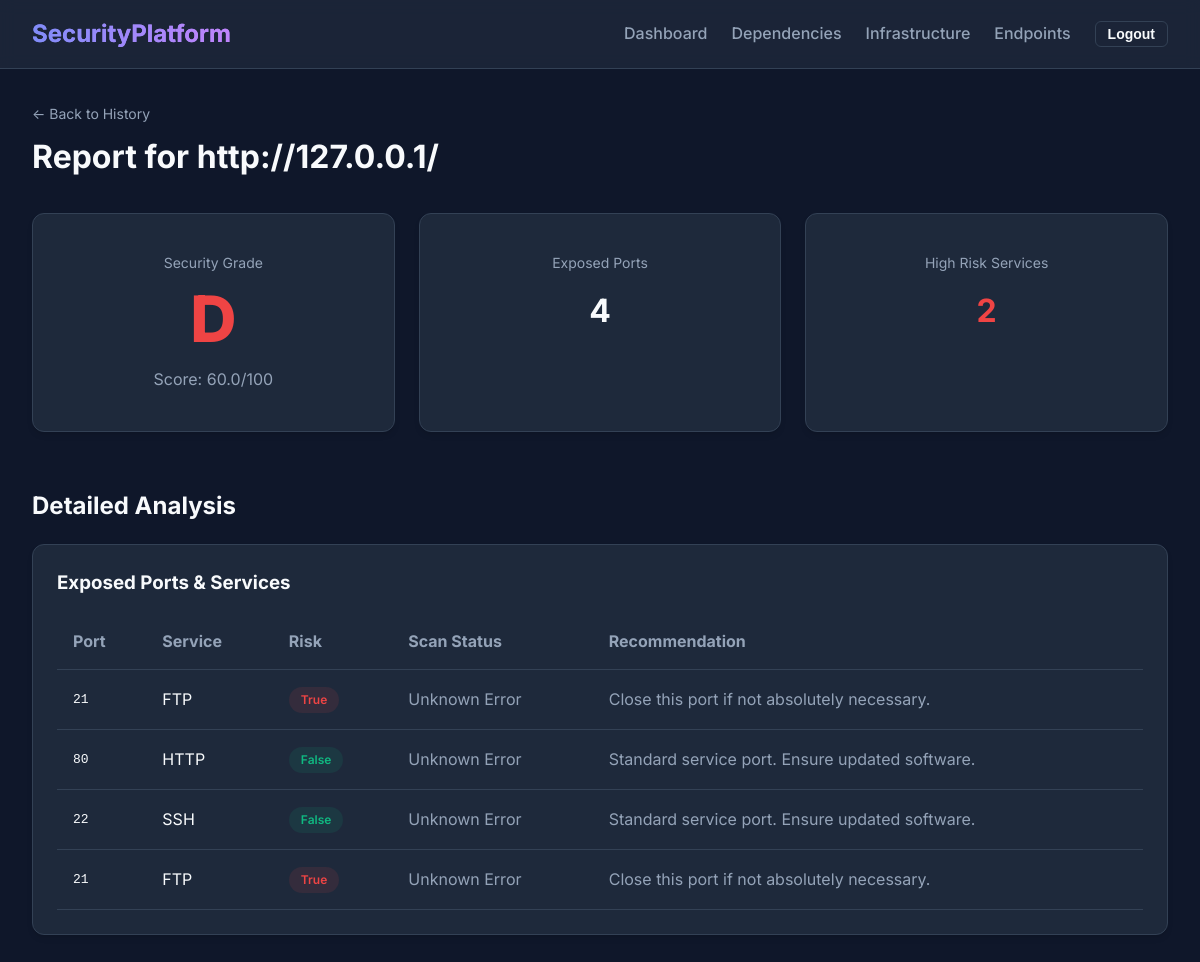
/infrastructure-monitor/report/2/ (signed in), run on the app's committed database.
### infrastructure_monitor/models.py (models this page shows, shortened)
class NetworkScan(models.Model):
    user = models.ForeignKey(User, on_delete=models.CASCADE)
    target = models.CharField(max_length=255) # Domain or IP
    scan_date = models.DateTimeField(auto_now_add=True)
    score = models.FloatField()
    grade = models.CharField(max_length=2) # A, B, C, D, E, F

class ExposedPort(models.Model):
    scan = models.ForeignKey(NetworkScan, on_delete=models.CASCADE, related_name='exposed_ports')
    port_number = models.IntegerField()
    scanStatus = models.CharField(default="Unknown Error")
    service_name = models.CharField(max_length=100)
    is_risk = models.BooleanField(default="Unevaluated")

### infrastructure_monitor/views.py (the view)
# urls.py: path('infrastructure-monitor/report/<int:report_id>/', views.report_detail_view, name='network_report_detail'),
@login_required
def report_detail_view(request, report_id):
    scan = get_object_or_404(NetworkScan, id=report_id, user=request.user)
    ports = scan.exposed_ports.all()
    risk_ports = ports.filter(is_risk=True).count()
    return render(request, 'infrastructure_monitor/report_detail.html', {
        'scan': scan,
        'ports': ports,
        'risk_ports': risk_ports
    })

### templates/infrastructure_monitor/report_detail.html (shortened to what this page needs)
{% extends 'base.html' %}  {% block content %}
<div class="fade-in">
  <div style="margin-bottom: 2rem">
    <a
      href="{% url 'network_report_list' %}"
      style="color: var(--text-muted); font-size: 0.875rem"
      >&larr; Back to History</a
    >
    <h1 style="margin-top: 0.5rem">Report for {{ scan.target }}</h1>
  </div>
  <div class="grid-3" style="margin-bottom: 2rem">
    <div class="card" style="text-align: center">
      <p style="color: var(--text-muted); font-size: 0.875rem">
        Security Grade
      </p>
      <div
        style="font-size: 4rem; font-weight: 800; line-height: 1; margin-bottom: 0.5rem; color: {% if scan.grade == 'A' %}var(--success-color){% elif scan.grade == 'B' or scan.grade == 'C' %}var(--warning-color){% else %}var(--danger-color){% endif %};"
      >
        {{ scan.grade }}
      </div>
      <p style="color: var(--text-muted)">Score: {{ scan.score }}/100</p>
    </div>
    <div class="card" style="text-align: center">
      <p style="color: var(--text-muted); font-size: 0.875rem">Exposed Ports</p>
      <p style="font-size: 2rem; font-weight: 700; margin: 0">
        {{ ports.count }}
      </p>
    </div>
    <div class="card" style="text-align: center">
      <p style="color: var(--text-muted); font-size: 0.875rem">
        High Risk Services
      </p>
      <p
        style="font-size: 2rem; font-weight: 700; margin: 0; color: {% if risk_ports > 0 %}var(--danger-color){% else %}var(--success-color){% endif %};"
      >
        {{ risk_ports }}
      </p>
    </div>
  </div>
  <h2>Detailed Analysis</h2>
  <div class="card">
    <h3 style="margin-bottom: 1rem">Exposed Ports & Services</h3>
    <table style="width: 100%; border-collapse: collapse">
      <thead>
        <tr style="border-bottom: 1px solid var(--border-color)">
          <th style="text-align: left; padding: 1rem; color: var(--text-muted)">
            Port
          </th>
          <th style="text-align: left; padding: 1rem; color: var(--text-muted)">
            Service
          </th>
          <th style="text-align: left; padding: 1rem; color: var(--text-muted)">
            Risk
          </th>
          <th style="text-align: left; padding: 1rem; color: var(--text-muted)">
            Scan Status
          </th>
          <th style="text-align: left; padding: 1rem; color: var(--text-muted)">
            Recommendation
          </th>
        </tr>
      </thead>
      <tbody>
        {% for port in ports %}
        <tr style="border-bottom: 1px solid var(--border-color)">
          <td style="padding: 1rem; font-family: monospace">
            {{ port.port_number }}
          </td>
          <td style="padding: 1rem">{{ port.service_name }}</td>
          <td style="padding: 1rem">
            {% if port.is_risk == True %}
            <span class="status-badge status-danger">True</span>
            {% elif port.is_risk == False %}
            <span class="status-badge status-success">False</span>
            {% else %}
            <span class="status-badge status-muted">Unevaluated</span>
            {% endif %}
          </td>
          <td style="padding: 1rem; color: var(--text-muted)">
            {{ port.scanStatus }}
          </td>
          <td style="padding: 1rem; color: var(--text-muted)">
            {% if port.is_risk %}
            <span>Close this port if not absolutely necessary.</span>
            {% else %}
            <span>Standard service port. Ensure updated software.</span>
            {% endif %}
          </td>
        </tr>
        {% endfor %}
      </tbody>
    </table>
  </div>
</div>
{% endblock %}

### static/css/styles.css (style rules this page uses)
:root { --primary-color: #6366f1; --primary-hover: #4f46e5; --bg-color: #0f172a; --card-bg: #1e293b; --text-color: #f8fafc; --text-muted: #94a3b8; --border-color: #334155; --success-color: #10b981; --warning-color: #f59e0b; --danger-color: #ef4444; --font-family: 'Inter', system-ui, -apple-system, sans-serif; }
body { background-color: var(--bg-color); color: var(--text-color); font-family: var(--font-family); margin: 0; padding: 0; line-height: 1.5; }
a { color: var(--primary-color); text-decoration: none; transition: color 0.2s; }
.card { background-color: var(--card-bg); border: 1px solid var(--border-color); border-radius: 0.75rem; padding: 1.5rem; margin-bottom: 1.5rem; box-shadow: 0 4px 6px -1px rgba(0, 0, 0, 0.1), 0 2px 4px -1px rgba(0, 0, 0, 0.06); transition: transform 0.2s, box-shadow 0.2s; }
h1, h2, h3 { margin-top: 0; color: var(--text-color); }
.status-badge { display: inline-flex; align-items: center; padding: 0.25rem 0.75rem; border-radius: 9999px; font-size: 0.75rem; font-weight: 600; }
.status-success { background-color: rgba(16, 185, 129, 0.1); color: var(--success-color); }
.status-danger { background-color: rgba(239, 68, 68, 0.1); color: var(--danger-color); }
.grid-3 { display: grid; grid-template-columns: repeat(auto-fit, minmax(300px, 1fr)); gap: 1.5rem; }
.fade-in { animation: fadeIn 0.5s ease-out forwards; opacity: 0; }

### data on the page
NetworkScan: target "http://127.0.0.1/", grade "D", score "60.0"
ExposedPort: port_number "21", service_name "FTP", is_risk "True", scanStatus "Unknown Error", shows "Close this port if not absolutely necessary."
ExposedPort: port_number "80", service_name "HTTP", is_risk "False", scanStatus "Unknown Error", shows "Standard service port. Ensure updated software."
ExposedPort: port_number "22", service_name "SSH", is_risk "False", scanStatus "Unknown Error", shows "Standard service port. Ensure updated software."
ExposedPort: port_number "21", service_name "FTP", is_risk "True", scanStatus "Unknown Error", shows "Close this port if not absolutely necessary."

### other printed values
{{ ports.count }} "4"
{{ risk_ports }} "2"
